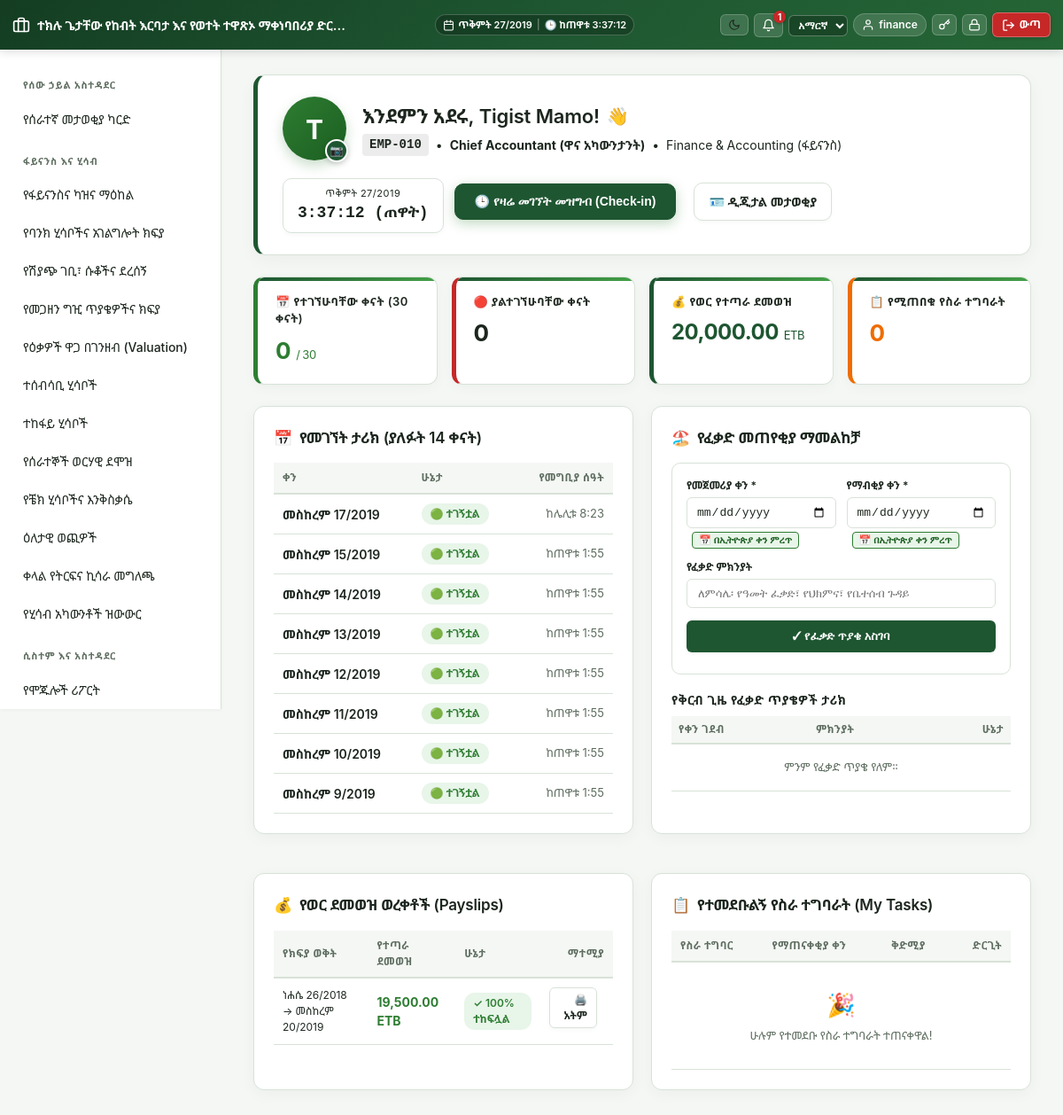
Page /modules/employees/self_service.php (signed in) on the earlier database version.
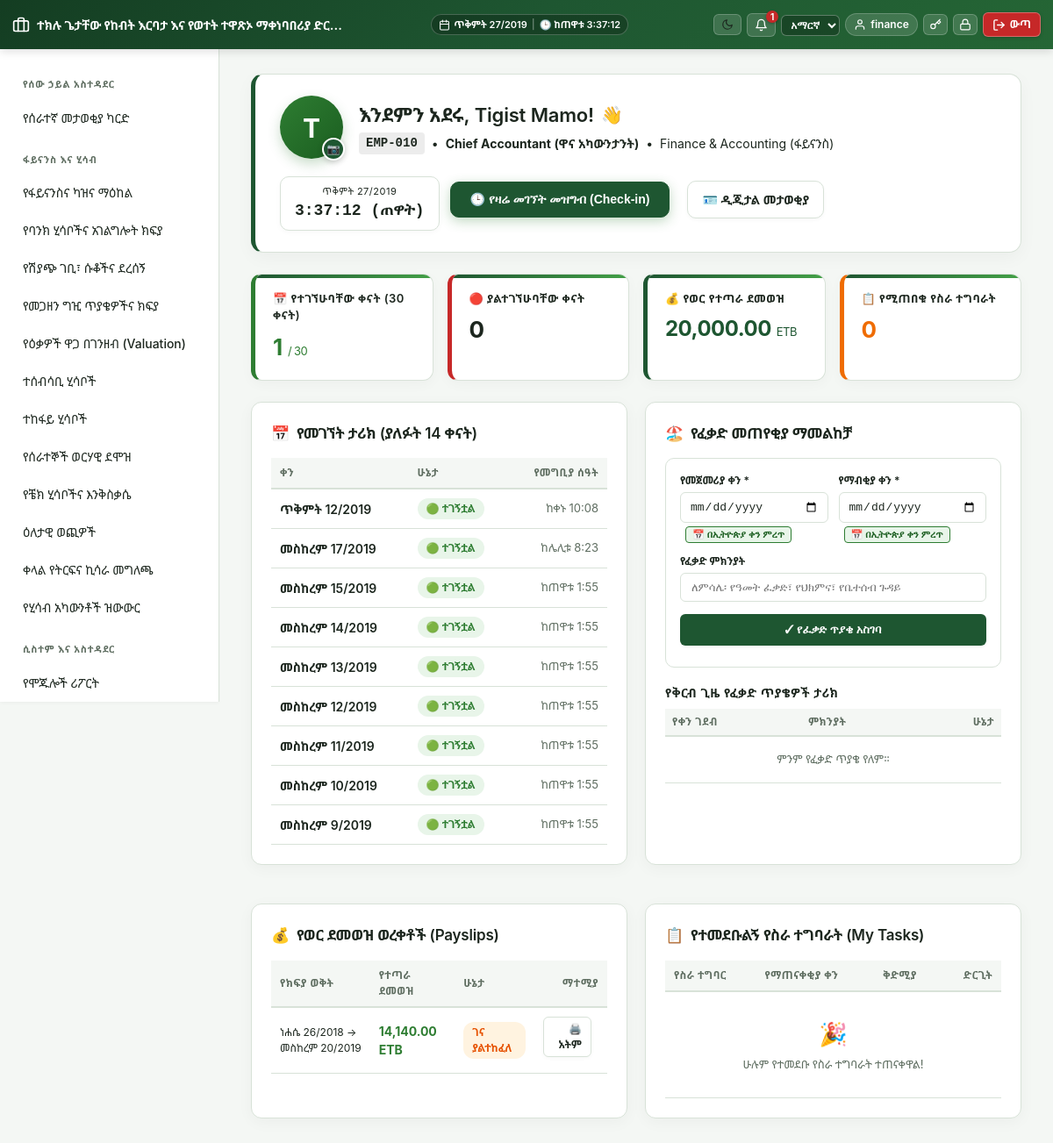
Same page on the later database version.
### tables this page shows
CREATE TABLE `attendance` (
  `id` int(11) NOT NULL,
  `employee_id` int(11) NOT NULL,
  `attendance_date` date NOT NULL,
  `check_in_at` datetime DEFAULT NULL,
  `check_out_at` datetime DEFAULT NULL,
  `status` enum('present','absent','on_leave','half_day') NOT NULL DEFAULT 'present'
);

CREATE TABLE `fin_payslips` (
  `id` int(11) NOT NULL,
  `payroll_run_id` int(11) NOT NULL,
  `employee_id` int(11) NOT NULL,
  `base_salary` decimal(12,2) NOT NULL,
  `daily_rate` decimal(10,2) NOT NULL DEFAULT 0.00,
  `days_present` int(11) NOT NULL DEFAULT 0,
  `gross_pay` decimal(12,2) NOT NULL DEFAULT 0.00,
  `tax_amount` decimal(12,2) NOT NULL DEFAULT 0.00,
  `pension_employee` decimal(12,2) NOT NULL DEFAULT 0.00,
  `pension_employer` decimal(12,2) NOT NULL DEFAULT 0.00,
  `net_pay` decimal(12,2) NOT NULL,
  `total_paid` decimal(12,2) NOT NULL DEFAULT 0.00,
  `remaining_balance` decimal(12,2) GENERATED ALWAYS AS (`net_pay` - `total_paid`) STORED,
  `allowances` decimal(12,2) NOT NULL DEFAULT 0.00,
  `deductions` decimal(12,2) NOT NULL DEFAULT 0.00
);

CREATE TABLE `fin_payroll_runs` (
  `id` int(11) NOT NULL,
  `period_start` date NOT NULL,
  `period_end` date NOT NULL,
  `status` enum('draft','attendance_locked','finalized') NOT NULL DEFAULT 'draft',
  `processed_by` int(11) NOT NULL,
  `finalized_at` datetime DEFAULT NULL,
  `created_at` datetime DEFAULT current_timestamp()
);

### modules/employees/self_service.php (the view, shortened to what the changed rows need)
<?php
require_once __DIR__ . '/../../includes/functions.php';
require_once __DIR__ . '/../../includes/auth.php';
$me     = current_user();
$userId = (int) $me['id'];
$empStmt = db()->prepare(
    "SELECT e.*, d.name AS department_name
     FROM employees e
     LEFT JOIN departments d ON d.id = e.department_id
     WHERE e.user_id = ? AND e.status != 'terminated'"
);
$empStmt->execute([$userId]);
$emp = $empStmt->fetch();
require_once __DIR__ . '/../../includes/header.php';
$empId = (int)$emp['id'];
$attendanceSummary = db()->prepare(
    "SELECT status, COUNT(*) AS cnt FROM attendance
     WHERE employee_id = ? AND attendance_date >= DATE_SUB(CURDATE(), INTERVAL 30 DAY)
     GROUP BY status"
);
$attendanceSummary->execute([$empId]);
$attRows = $attendanceSummary->fetchAll();
$attByStatus = [];
foreach ($attRows as $r) $attByStatus[$r['status']] = (int)$r['cnt'];
$presentDays = ($attByStatus['present'] ?? 0) + ($attByStatus['half_day'] ?? 0);
$recentAtt = db()->prepare(
    "SELECT attendance_date, status, check_in_at FROM attendance
     WHERE employee_id = ? ORDER BY attendance_date DESC LIMIT 14"
);
$recentAtt->execute([$empId]);
$recentAtt = $recentAtt->fetchAll();
$myPayslips = db()->prepare(
    "SELECT p.*, r.period_start, r.period_end, r.status AS run_status
     FROM fin_payslips p
     JOIN fin_payroll_runs r ON r.id = p.payroll_run_id
     WHERE p.employee_id = ?
     ORDER BY r.id DESC LIMIT 6"
);
$myPayslips->execute([$empId]);
$myPayslips = $myPayslips->fetchAll();
$hour = (int)date('H');
$greeting = $hour < 12
    ? (current_locale()==='am'?'እንደምን አደሩ':'Good Morning')
    : ($hour < 17 ? (current_locale()==='am'?'እንደምን ዋሉ':'Good Afternoon') : (current_locale()==='am'?'እንደምን አመሹ':'Good Evening'));
?>
<div class="card" style="margin-bottom:24px;padding:24px 28px;background:var(--card);border-radius:14px;border:1px solid var(--border);border-left:5px solid var(--primary);box-shadow:0 6px 20px rgba(0,0,0,0.04);">
    <div style="display:flex;justify-content:space-between;align-items:center;flex-wrap:wrap;gap:20px;">
        <div style="display:flex;align-items:center;gap:18px;">
            <div>
                <div style="display:flex;align-items:center;gap:8px;">
                    <h2 style="margin:0;font-size:22px;color:var(--text);"><?= h($greeting) ?>, <?= h($emp['full_name']) ?>!</h2>
                </div>
            </div>
        </div>
    </div>
</div>
<div class="kpi-row" style="margin-bottom:24px;display:grid;grid-template-columns:repeat(auto-fit, minmax(180px, 1fr));gap:16px;">
    <div class="kpi" style="border-radius:12px;padding:18px 20px;border-left:5px solid var(--success, #2e7d32);background:var(--card);color:var(--text);box-shadow:0 4px 15px rgba(0,0,0,0.03);">
        <div class="label" style="font-size:13px;color:var(--text-muted);font-weight:600;">
            📅 <?= current_locale() === 'am' ? 'የተገኘሁባቸው ቀናት (30 ቀናት)' : 'Present Days (30 Days)' ?>
        </div>
        <div class="value" style="color:var(--success, #2e7d32);font-size:26px;font-weight:bold;margin-top:6px;">
            <?= $presentDays ?> <span style="font-size:13px;color:var(--text-muted);font-weight:normal;">/ 30</span>
        </div>
    </div>
</div>
<div style="display:grid;grid-template-columns:repeat(auto-fit, minmax(280px, 1fr));gap:20px;margin-bottom:28px;">
    <div class="card" style="border-radius:12px;padding:22px;box-shadow:0 4px 18px rgba(0,0,0,0.04);border:1px solid var(--border);">
        <div style="overflow-x:auto;">
            <table style="width:100%;border-collapse:collapse;font-size:13px;">
                <thead>
                    <tr style="border-bottom:2px solid var(--border);text-align:left;">
                        <th style="padding:8px 10px;"><?= current_locale() === 'am' ? 'ቀን' : 'Date' ?></th>
                        <th style="padding:8px 10px;"><?= current_locale() === 'am' ? 'ሁኔታ' : 'Status' ?></th>
                        <th style="padding:8px 10px;text-align:right;"><?= current_locale() === 'am' ? 'የመግቢያ ሰዓት' : 'Check-in Time' ?></th>
                    </tr>
                </thead>
                <tbody>
                    <?php foreach ($recentAtt as $a):
                        $cls = match($a['status']) { 'present'=>'milking','absent'=>'sold','half_day'=>'dry', default=>'active' };
                        $lbl = match($a['status']) {
                            'present'  => (current_locale()==='am'?'🟢 ተገኝቷል':'🟢 Present'),
                            'absent'   => (current_locale()==='am'?'🔴 ቀሪ':'🔴 Absent'),
                            'half_day' => (current_locale()==='am'?'🟡 ግማሽ ቀን':'🟡 Half Day'),
                            'on_leave' => (current_locale()==='am'?'🏖️ ፈቃድ':'🏖️ Leave'),
                            default    => $a['status']
                        };
                    ?>
                    <tr style="border-bottom:1px solid var(--border);">
                        <td style="padding:10px;font-weight:600;"><?= h(eth_date($a['attendance_date'])) ?></td>
                        <td style="padding:10px;"><span class="badge <?= $cls ?>"><?= h($lbl) ?></span></td>
                        <td style="padding:10px;text-align:right;" class="text-muted"><?= h($a['check_in_at'] ? eth_time($a['check_in_at']) : '—') ?></td>
                    </tr>
                    <?php endforeach; ?>
                </tbody>
            </table>
        </div>
    </div>
    <div class="card" style="border-radius:12px;padding:22px;box-shadow:0 4px 18px rgba(0,0,0,0.04);border:1px solid var(--border);">
        <div style="overflow-x:auto;">
            <table style="width:100%;border-collapse:collapse;font-size:13px;">
                <thead>
                    <tr style="border-bottom:2px solid var(--border);text-align:left;">
                        <th style="padding:6px 8px;"><?= current_locale() === 'am' ? 'የቀን ገደብ' : 'Dates' ?></th>
                        <th style="padding:6px 8px;"><?= current_locale() === 'am' ? 'ምክንያት' : 'Reason' ?></th>
                        <th style="padding:6px 8px;text-align:right;"><?= current_locale() === 'am' ? 'ሁኔታ' : 'Status' ?></th>
                    </tr>
                </thead>
            </table>
        </div>
    </div>
    <div class="card" style="border-radius:12px;padding:22px;box-shadow:0 4px 18px rgba(0,0,0,0.04);border:1px solid var(--border);">
        <div style="overflow-x:auto;">
            <table style="width:100%;border-collapse:collapse;font-size:13px;">
                <thead>
                    <tr style="border-bottom:2px solid var(--border);text-align:left;">
                        <th style="padding:8px 10px;"><?= current_locale() === 'am' ? 'የክፍያ ወቅት' : 'Payroll Period' ?></th>
                        <th style="padding:8px 10px;"><?= current_locale() === 'am' ? 'የተጣራ ደመወዝ' : 'Net Pay' ?></th>
                        <th style="padding:8px 10px;"><?= current_locale() === 'am' ? 'ሁኔታ' : 'Status' ?></th>
                        <th style="padding:8px 10px;text-align:right;"><?= current_locale() === 'am' ? 'ማተሚያ' : 'Print' ?></th>
                    </tr>
                </thead>
                <tbody>
                    <?php foreach ($myPayslips as $p): ?>
                    <tr style="border-bottom:1px solid var(--border);">
                        <td style="padding:10px;font-size:12px;"><?= h(eth_date($p['period_start'])) ?> → <?= h(eth_date($p['period_end'])) ?></td>
                        <td style="padding:10px;"><strong style="color:var(--success, #2e7d32);"><?= number_format((float)($p['net_pay'] ?? $p['base_salary']), 2) ?> ETB</strong></td>
                        <td style="padding:10px;">
                            <?php
                            $netPay = (float)($p['net_pay'] ?? $p['base_salary']);
                            $totalPaid = (float)($p['total_paid'] ?? 0);
                            if ($totalPaid >= $netPay && $netPay > 0): ?>
                                <span class="badge milking">✓ <?= current_locale() === 'am' ? '100% ተከፍሏል' : 'Paid' ?></span>
                            <?php elseif ($totalPaid > 0): ?>
                                <span class="badge pregnant">⏳ <?= current_locale() === 'am' ? 'በከፊል ተከፍሏል' : 'Partially Paid' ?> (<?= number_format($totalPaid, 2) ?>)</span>
                            <?php else: ?>
                                <span class="badge dry"><?= current_locale() === 'am' ? 'ገና ያልተከፈለ' : 'Unpaid' ?></span>
                            <?php endif; ?>
                        </td>
                        <td style="padding:10px;text-align:right;">
                            <a href="<?= BASE_URL ?>/modules/finance/payslip_print.php?id=<?= (int)$p['id'] ?>" class="btn secondary" style="padding:4px 10px;font-size:12px;border-radius:6px;text-decoration:none;" target="_blank">
                                🖨️ <?= current_locale() === 'am' ? 'አትም' : 'Print' ?>
                            </a>
                        </td>
                    </tr>
                    <?php endforeach; ?>
                </tbody>
            </table>
        </div>
    </div>
    <div class="card" style="border-radius:12px;padding:22px;box-shadow:0 4px 18px rgba(0,0,0,0.04);border:1px solid var(--border);">
        <div style="overflow-x:auto;">
            <table style="width:100%;border-collapse:collapse;font-size:13px;">
                <thead>
                    <tr style="border-bottom:2px solid var(--border);text-align:left;">
                        <th style="padding:8px 10px;"><?= current_locale() === 'am' ? 'የስራ ተግባር' : 'Task Title' ?></th>
                        <th style="padding:8px 10px;"><?= current_locale() === 'am' ? 'የማጠናቀቂያ ቀን' : 'Due Date' ?></th>
                        <th style="padding:8px 10px;"><?= current_locale() === 'am' ? 'ቅድሚያ' : 'Priority' ?></th>
                        <th style="padding:8px 10px;text-align:right;"><?= current_locale() === 'am' ? 'ድርጊት' : 'Action' ?></th>
                    </tr>
                </thead>
            </table>
        </div>
    </div>
</div>
<?php require_once __DIR__ . '/../../includes/footer.php'; ?>

### includes/header.php (shortened to what the changed rows need)
<?php
require_once __DIR__ . '/auth.php';
?>
<!DOCTYPE html>
<html lang="<?= h(current_locale()) ?>" data-theme="<?= h(current_theme()) ?>">
<head>
    <link rel="stylesheet" href="<?= BASE_URL ?>/assets/css/app.css?v=<?= time() ?>">
</head>
<body>
<?php
$currentScript = $_SERVER['SCRIPT_NAME'] ?? '';
?>
<div class="layout">
    <div class="sidebar" id="sidebar">
        <?php foreach ($sidebarMenu as $sec): ?>
            <?php
            $visibleItems = array_filter($sec['items'], function($item) {
                return empty($item['roles']) || has_role($item['roles']);
            });
            ?>
            <?php if (!empty($visibleItems)): ?>
                <div class="section"><?= h($sec['title']) ?></div>
                <?php foreach ($visibleItems as $item): ?>
                    <?php $isActive = ($currentScript === $item['url']); ?>
                    <a href="<?= h($item['url']) ?>" class="<?= $isActive ? 'active' : '' ?>"><?= h($item['label']) ?></a>
                <?php endforeach; ?>
            <?php endif; ?>
        <?php endforeach; ?>
    </div>
    <div class="content">

Differences in the rows shown:
added attendance: attendance_date "ጥቅምት 12/2019", status "🟢 ተገኝቷል", check_in_at "ከቀኑ 10:08"
changed fin_payslips: net_pay "19,500.00" → "14,140.00"; total_paid "✓ 100% ተከፍሏል" → "ገና ያልተከፈለ"
Other differences:
$presentDays: "0" → "1"
